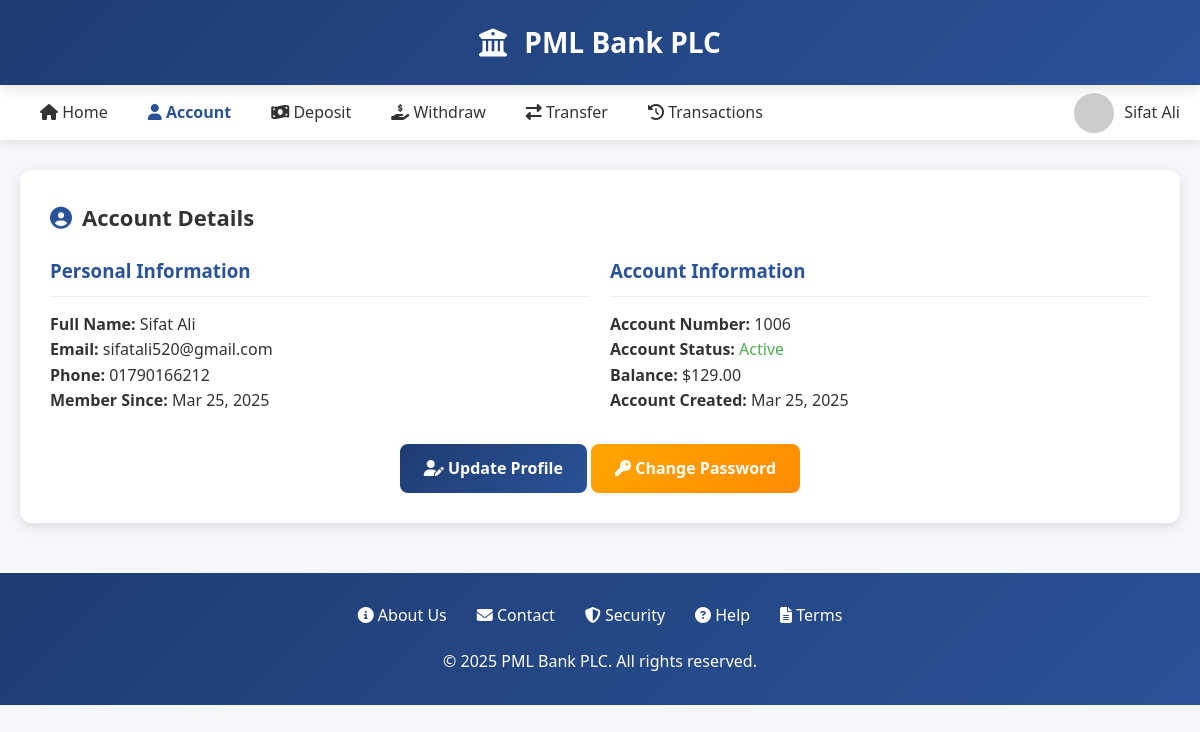
The page /account/details (signed in) on the database its author committed.
### accounts/models.py (models this page shows, shortened)
class Account(models.Model):
    user = models.ForeignKey(User, on_delete=models.CASCADE)
    account_number = models.CharField(max_length=20, unique=True)
    phone_number = models.CharField(max_length=20, unique=False)
    balance = models.DecimalField(max_digits=10, decimal_places=2, default=0.00)
    created_at = models.DateTimeField(default=timezone.now)
    is_active = models.BooleanField(default=False)

### transaction/views.py (the view)
# urls.py: path('account/details', views.account_details, name='account_details'),
@login_required
def account_details(request):
    user = request.user
    try:
        account = Account.objects.get(user=user)
    except Account.DoesNotExist:
        account = None
    return render(request, 'account_details.html',{'user':user,'account':account})

### templates/account_details.html (shortened to what this page needs)
{% extends 'base.html' %}
{% block content %}
<div class="card">
    <div class="card-title">
        <i class="fas fa-user-circle"></i> Account Details
    </div>
    <div style="display: grid; grid-template-columns: 1fr 1fr; gap: 20px;">
        <div>
            <h3 style="color: #2a5298; border-bottom: 1px solid #eee; padding-bottom: 10px;">
                Personal Information
            </h3>
            <div style="margin-top: 15px;">
                <p><strong>Full Name:</strong> {{ user.first_name }} {{ user.last_name }}</p>
                <p><strong>Email:</strong> {{ user.email }}</p>
                <p><strong>Phone:</strong> {{ account.phone_number }}</p>
                <p><strong>Member Since:</strong> {{ user.date_joined|date:"M d, Y" }}</p>
            </div>
        </div>
        <div>
            <h3 style="color: #2a5298; border-bottom: 1px solid #eee; padding-bottom: 10px;">
                Account Information
            </h3>
            <div style="margin-top: 15px;">
                <p><strong>Account Number:</strong> {{ account.account_number }}</p>
                <p><strong>Account Status:</strong>
                    {% if account.is_active %}
                        <span style="color: #4CAF50;">Active</span>
                    {% else %}
                        <span style="color: #ff4b2b;">Inactive</span>
                    {% endif %}
                </p>
                <p><strong>Balance:</strong> ${{ account.balance }}</p>
                <p><strong>Account Created:</strong> {{ account.created_at|date:"M d, Y" }}</p>
            </div>
        </div>
    </div>
    <div style="margin-top: 30px; text-align: center;">
        <a href="" class="btn">
            <i class="fas fa-user-edit"></i> Update Profile
        </a>
        <a href="" class="btn" style="background: linear-gradient(135deg, #FFA500, #FF8C00);">
            <i class="fas fa-key"></i> Change Password
        </a>
    </div>
</div>
{% endblock %}

### templates/base.html (shortened to what this page needs)
<!DOCTYPE html>
<html lang="en">
<head>
</head>
<body>
    <header class="bank-header">
        <h1><i class="fas fa-university"></i> PML Bank PLC</h1>
    </header>
    <nav class="main-nav">
        <div class="nav-container">
            <ul class="nav-links">
                <li><a href="{% url 'home' %}" class="{% if request.path == '/' %}active{% endif %}"><i class="fas fa-home"></i> Home</a></li>
                <li><a href="{% url 'account_details' %}" class="{% if 'account' in request.path %}active{% endif %}"><i class="fas fa-user"></i> Account</a></li>
                <li><a href="{% url 'deposit' %}" class="{% if 'deposit' in request.path %}active{% endif %}"><i class="fas fa-money-bill-wave"></i> Deposit</a></li>
                <li><a href="{% url 'withdraw' %}" class="{% if 'withdraw' in request.path %}active{% endif %}"><i class="fas fa-hand-holding-usd"></i> Withdraw</a></li>
                <li><a href="{% url 'transfer' %}" class="{% if 'transfer' in request.path %}active{% endif %}"><i class="fas fa-exchange-alt"></i> Transfer</a></li>
                <li><a href="{% url 'transactions' %}" class="{% if 'transactions' in request.path %}active{% endif %}"><i class="fas fa-history"></i> Transactions</a></li>
            </ul>
            <div class="user-menu" id="userMenu">
                <img src="https://ui-avatars.com/api/?name={{ user.first_name }}+{{ user.last_name }}&background=1e3c72&color=fff"
                     alt="User Avatar" class="user-avatar">
                <span>{{ user.first_name }} {{ user.last_name }}</span>
            </div>
        </div>
    </nav>
    <main class="container">
        {% block content %}{% endblock %}
    </main>
    <footer class="footer">
        <ul class="footer-links">
            <li><a href="#"><i class="fas fa-info-circle"></i> About Us</a></li>
            <li><a href="#"><i class="fas fa-envelope"></i> Contact</a></li>
            <li><a href="#"><i class="fas fa-shield-alt"></i> Security</a></li>
            <li><a href="#"><i class="fas fa-question-circle"></i> Help</a></li>
            <li><a href="#"><i class="fas fa-file-alt"></i> Terms</a></li>
        </ul>
        <p>&copy; {% now "Y" %} PML Bank PLC. All rights reserved.</p>
    </footer>
</body>
</html>

### templates/base.html (style rules this page uses)
:root { --primary-color: #1e3c72; --secondary-color: #2a5298; --success-color: #4CAF50; --danger-color: #ff4b2b; --warning-color: #FFA500; --text-color: #333; --light-gray: #f5f7fa; --medium-gray: #ddd; --dark-gray: #555; }
* { box-sizing: border-box; margin: 0; padding: 0; }
body { font-family: 'Segoe UI', Tahoma, Geneva, Verdana, sans-serif; background-color: var(--light-gray); color: var(--text-color); line-height: 1.6; }
.bank-header { background: linear-gradient(135deg, var(--primary-color), var(--secondary-color)); color: white; padding: 20px 0; text-align: center; box-shadow: 0 4px 12px rgba(0, 0, 0, 0.1); position: relative; }
.bank-header h1 { font-size: 28px; }
.bank-header i { margin-right: 10px; }
.main-nav { background-color: white; box-shadow: 0 2px 10px rgba(0, 0, 0, 0.1); }
.nav-container { max-width: 1200px; margin: 0 auto; display: flex; justify-content: space-between; align-items: center; padding: 0 20px; }
.nav-links { display: flex; list-style: none; }
.nav-links li { position: relative; }
.nav-links a { display: block; padding: 15px 20px; text-decoration: none; color: var(--text-color); font-weight: 500; transition: all 0.3s ease; }
.nav-links a.active { color: var(--secondary-color); font-weight: 600; }
.user-menu { display: flex; align-items: center; }
.user-menu img { width: 40px; height: 40px; border-radius: 50%; margin-right: 10px; }
.container { max-width: 1200px; margin: 30px auto; padding: 0 20px; animation: fadeIn 0.5s ease; }
.card { background: white; border-radius: 12px; box-shadow: 0 4px 12px rgba(0, 0, 0, 0.1); padding: 30px; margin-bottom: 30px; }
.card-title { font-size: 22px; font-weight: 600; color: var(--text-color); margin-bottom: 20px; display: flex; align-items: center; }
.card-title i { margin-right: 10px; color: var(--secondary-color); }
.btn { background: linear-gradient(135deg, var(--primary-color), var(--secondary-color)); color: white; border: none; padding: 12px 24px; border-radius: 8px; font-size: 16px; font-weight: 600; cursor: pointer; transition: all 0.3s ease; text-decoration: none; display: inline-block; text-align: center; }
.footer { background: linear-gradient(135deg, var(--primary-color), var(--secondary-color)); color: white; padding: 30px 0; text-align: center; margin-top: 50px; }
.footer-links { display: flex; justify-content: center; list-style: none; margin-bottom: 20px; }
.footer-links li { margin: 0 15px; }
.footer-links a { color: white; text-decoration: none; }
.user-menu { position: relative; display: flex; align-items: center; cursor: pointer; }
.user-avatar { width: 40px; height: 40px; border-radius: 50%; margin-right: 10px; object-fit: cover; }

### rows shown on the page
Account: phone_number "01790166212", account_number "1006", balance "129.00", created_at "Mar 25, 2025"

### other values the page prints
{{ user.first_name }} "Sifat"
{{ user.last_name }} "Ali"
{{ user.email }} "sifatali520@gmail.com"
{{ user.date_joined|date:"M d, Y" }} "Mar 25, 2025"
